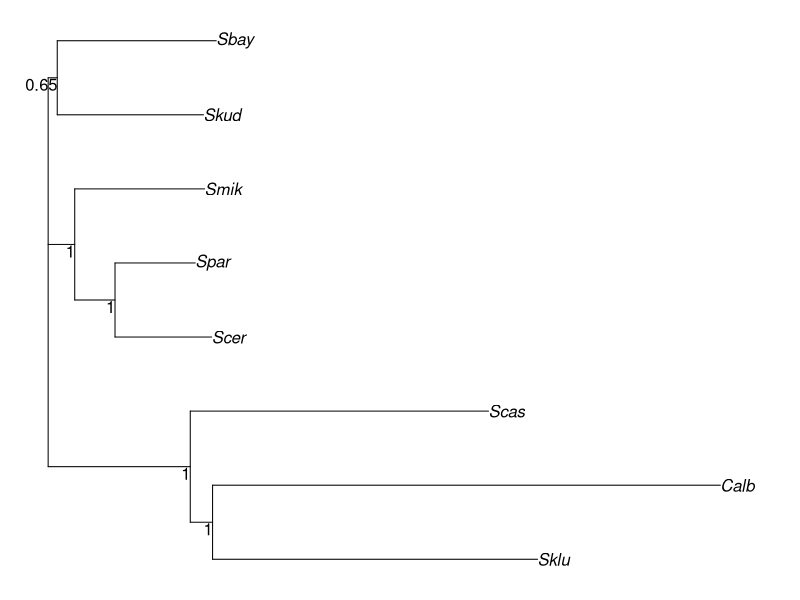
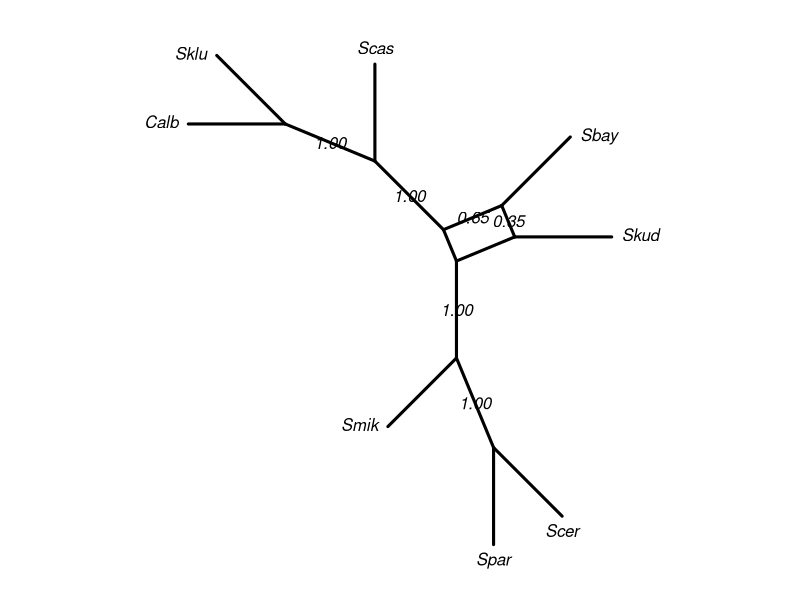
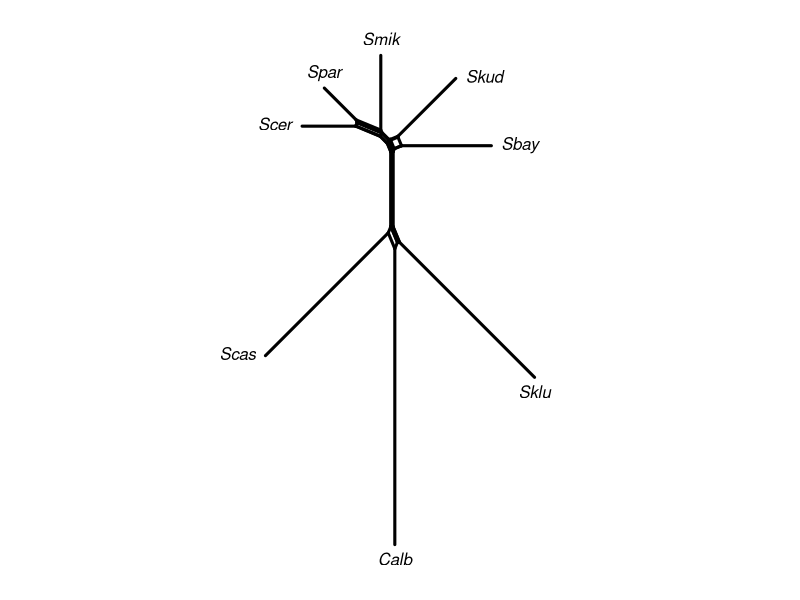
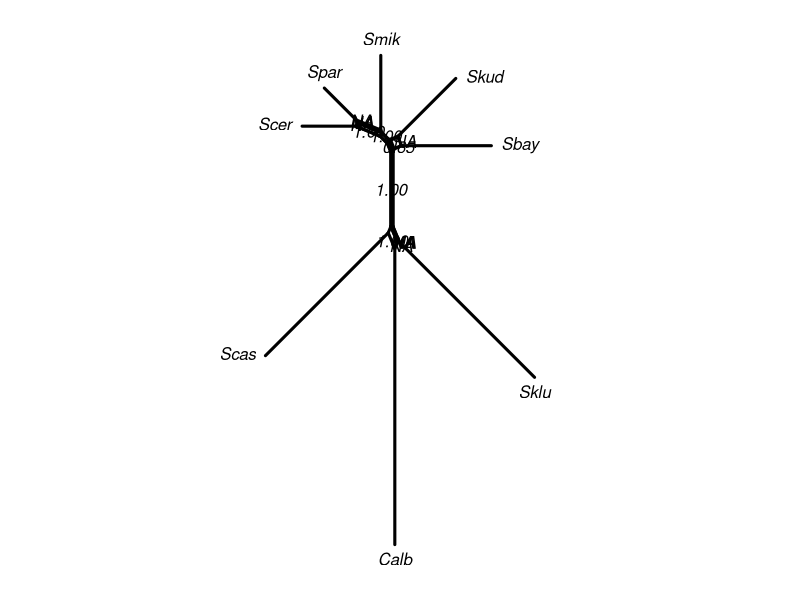
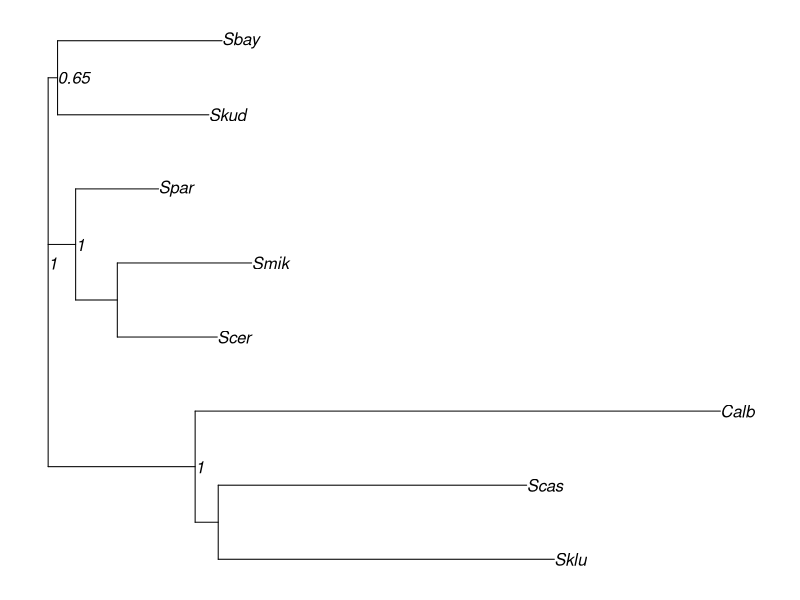

Write the R code that produced these figures, in order.
## ---- chunk 1
library(phangorn)
data(Laurasiatherian)
data(yeast)
## ---- chunk 2
set.seed(1)
bs <- bootstrap.phyDat(yeast, FUN = function(x)nj(dist.hamming(x)), 
    bs=100)
tree <- nj(dist.hamming(yeast))
par("mar" = rep(1, 4))
tree <- plotBS(tree, bs, "phylogram")
cnet <- consensusNet(bs, .3)
plot(cnet, show.edge.label=TRUE)
## ---- chunk 3
dm <- dist.hamming(yeast)
nnet <- neighborNet(dm)
par("mar" = rep(1, 4))
plot(nnet)
## ---- chunk 4
nnet <- addConfidences(nnet, tree)
par("mar" = rep(1, 4))
plot(nnet, show.edge.label=TRUE)
## ---- chunk 5
tree2 <- rNNI(tree, 2)
tree2 <- addConfidences(tree2, tree)
# several support values are missing
par("mar" = rep(1, 4))
plot(tree2, show.node.label=TRUE)
## ---- chunk 6
sessionInfo()
